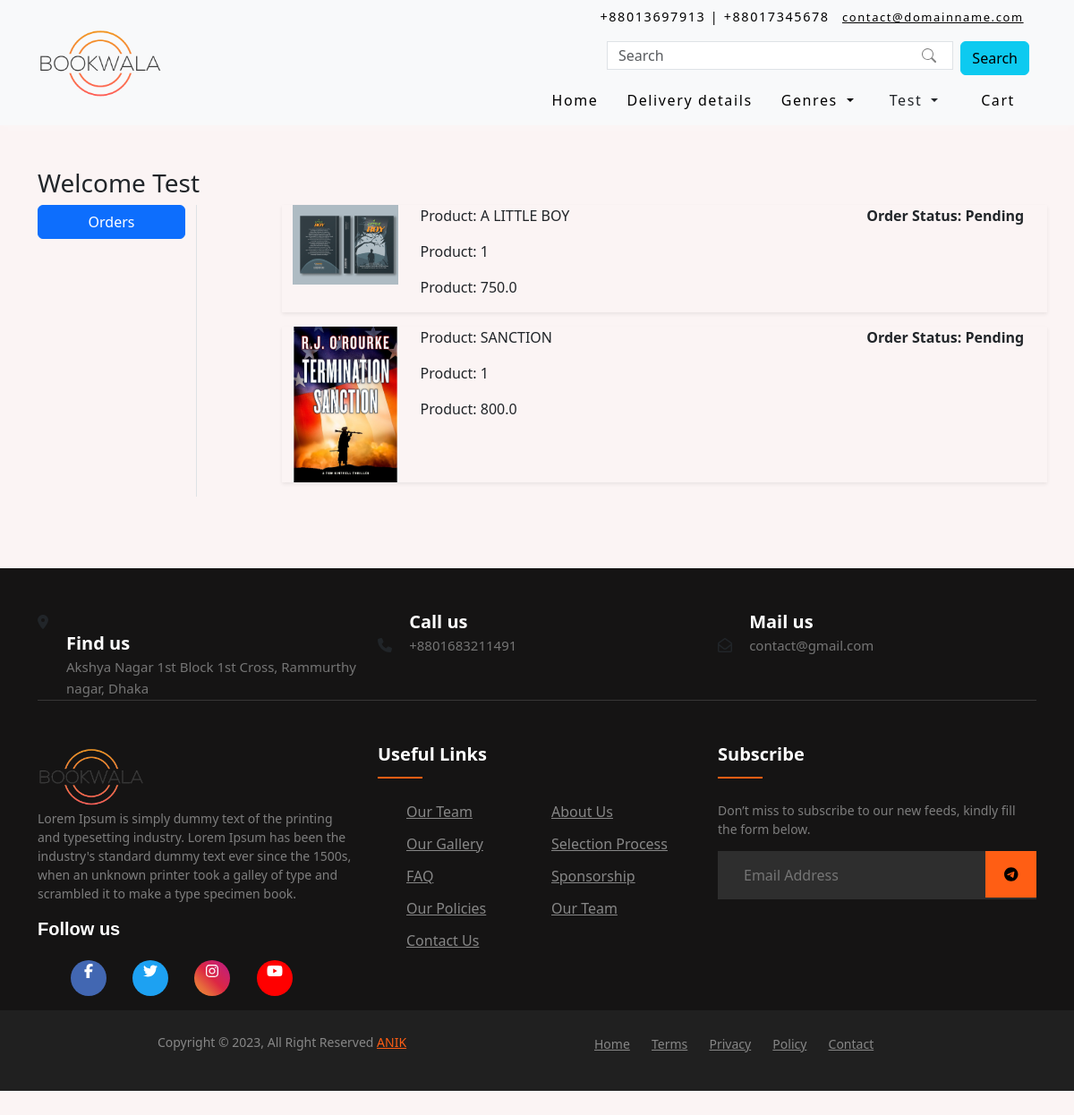
Page /orders/ (signed in) on the committed database.
### App1/models.py (models this page shows, shortened)
class OrderPlaced(models.Model):
    user = models.ForeignKey(User, on_delete=models.CASCADE)
    customer = models.ForeignKey(Customer, on_delete=models.CASCADE)
    product = models.ForeignKey(Product, on_delete=models.CASCADE)
    quantity = models.PositiveIntegerField(default=1)
    ordered_date = models.DateTimeField(auto_now_add=True)
    status = models.CharField(max_length=50, choices=STATUS_CHOICE, default='Pending')
    @property
    def total_cost(self):
        return self.quantity * self.product.discounted_price

class Product(models.Model):
    title = models.CharField(max_length=100)
    selling_price = models.FloatField()
    discounted_price = models.FloatField()
    description = models.TextField()
    brand = models.CharField(max_length=100)
    category = models.CharField(choices=CATEGORY_CHOICES,max_length=2)
    product_image = models.ImageField(upload_to='productimg')

### App1/views.py (the view)
# urls.py: path('orders/', views.orders, name='orders'),
@login_required
def orders(request):
 op = OrderPlaced.objects.filter(user=request.user)
 return render(request, 'App1/orders.html',{'order_placed':op})

### templates/App1/orders.html (shortened to what this page needs)
{% extends 'common_code/base.html' %}
{% load static %}
{% block main-content %}
<div class="container my-5">
    <div class="row">
        <h3>Welcome <span class="text-capitalize">{{request.user}}</span></h3>
        <div class="col-sm-2 border-end">
            <ul class="list-unstyled">
                <li class="d-grid"><a href="{% url 'orders' %}" class="btn btn-primary">Orders</a></li>
            </ul>
        </div>
        <div class="col-sm-9 offset-sm-1">
            {% for op in order_placed %}
            <div class="row shadow-sm mb-3">
                <div class="col-sm-2">
                    <img src="{{op.product.product_image.url}}" alt="" srcset="" class="img-fluid" height="150"
                        width="150">
                </div>
                <div class="col-sm-7">
                    <p>Product: {{op.product.title}}</p>
                    <p>Product: {{op.quantity}}</p>
                    <p>Product: {{op.total_cost}}</p>
                </div>
                <div class="col-sm-3 fw-bold">
                    <p>Order Status: {{op.status}}</p>
                </div>
            </div>
            {% endfor %}
        </div>
    </div>
</div>
{% endblock main-content %}

### templates/common_code/base.html (shortened to what this page needs)
<!DOCTYPE html>
{% load static %}
<html lang="en">
<head>
    <link rel="stylesheet" href="{% static 'css/bootstrap.min.css' %}">
    <link rel="stylesheet" href="{% static 'css/baseCustom.css' %}">
    <link rel="stylesheet" href="{% static 'css/owl.carousel.min.css' %}">
    <link rel="stylesheet" href="{% static 'css/all.min.css' %}">
    <link rel="stylesheet" href="{% static 'css/style.css' %}">
    <link rel="stylesheet" href="{% static 'css/footer.css' %}">
</head>
<body>
    <nav class="navbar navbar-expand-md bg-body-tertiary">
        <div class="container-xl">
          <a class="navbar-brand" href="/">
            <img src="{% static 'images/logo/bookwala.png' %}" alt="">
          </a>
          <div class="collapse navbar-collapse" id="navbarSupportedContent">
            <ul class="navbar-nav ms-auto mb-2 mb-lg-0">
              <li class="nav-item">
                <a class="nav-link active" aria-current="page" href="/">Home</a>
              </li>
              <li class="nav-item">
                <a class="nav-link active" aria-current="page" href="/orders">Delivery details</a>
              </li>
              <li class="nav-item dropdown">
                <a class="nav-link dropdown-toggle" href="#" role="button" data-bs-toggle="dropdown" aria-expanded="false">
                  Genres
                </a>
              </li>
              <div>
                <ul class="navbar-nav ms-auto mb-2 mb-lg-0">
                  {% if request.user.is_authenticated %}
                  <li class="nav-item dropdown mx-2">
                      <a class="nav-link dropdown-toggle text-dark" href="#" id="profileDropdown" role="button"
                          data-bs-toggle="dropdown" aria-expanded="false">
                          {{request.user.username|capfirst}}
                      </a>
                  </li>
                  <li class="nav-item mx-2">
                      <a href="{% url 'showcart' %}" class="nav-link"> Cart </a>
                  </li>
                  {% endif %}
                </ul>
              </div>
            </ul>
            <div class="search-and-icons">
              <form class="d-flex mb-2 me-2" action="{% url 'search' %}"   method="GET" role="search">
                <input class="form-control me-2"  name="quary" type="search" placeholder="Search" aria-label="Search">
                <button class="btn btn-info" type="submit">Search</button>
              </form>
            </div>
            <div class="contact-info d-md-flex text-dark">
              <p>+88013697913 | +88017345678 </p>
              <p><a href="mailto:">contact@domainname.com</a></p>
            </div>
          </div>
        </div>
      </nav>
    {% block main-content %} {% endblock main-content %}
     <footer class="footer-section">
      <div class="container">
          <div class="footer-cta pt-5 ">
              <div class="row">
                  <div class="col-xl-4 col-md-4 mb-30">
                      <div class="single-cta">
                          <i class="fas fa-map-marker-alt"></i>
                          <div class="cta-text">
                              <h4>Find us</h4>
                              <span>Akshya Nagar 1st Block 1st Cross, Rammurthy nagar, Dhaka </span>
                          </div>
                      </div>
                  </div>
                  <div class="col-xl-4 col-md-4 mb-30">
                      <div class="single-cta">
                          <i class="fas fa-phone"></i>
                          <div class="cta-text">
                              <h4>Call us</h4>
                              <span>+8801683211491</span>
                          </div>
                      </div>
                  </div>
                  <div class="col-xl-4 col-md-4 mb-30">
                      <div class="single-cta">
                          <i class="far fa-envelope-open"></i>
                          <div class="cta-text">
                              <h4>Mail us</h4>
                              <span>contact@gmail.com</span>
                          </div>
                      </div>
                  </div>
              </div>
          </div>
          <div class="footer-content pt-5 pb-1">
              <div class="row">
                  <div class="col-xl-4 col-lg-4 mb-50">
                      <div class="footer-widget">
                          <div class="footer-logo">
                              <a href="/"><img src="{% static 'images/logo/bookwala.png' %}" class="img-fluid" alt="logo"></a>
                          </div>
                          <div class="footer-text">
                              <p>Lorem Ipsum is simply dummy text of the printing and typesetting industry. Lorem Ipsum has been the industry's standard dummy text ever since the 1500s, when an unknown printer took a galley of type and scrambled it to make a type specimen book. </p>
                          </div>
                          <div class="footer-social-icon">
                              <span>Follow us</span>
                              <ul class="social_icon">
                                <li><a href="#"><i class="fa-brands fa-facebook-f"></i></a></li>
                                <li><a href="#"><i class="fa-brands fa-twitter"></i></a></li>
                                <li><a href="#"><i class="fa-brands fa-instagram"></i></a></li>
                                <li><a href="#"><i class="fa-brands fa-youtube"></i></a></li>
                            </ul>
                          </div>
                      </div>
                  </div>
                  <div class="col-xl-4 col-lg-4 col-md-6 mb-30">
                      <div class="footer-widget">
                          <div class="footer-widget-heading">
                              <h3>Useful Links</h3>
                          </div>
                          <ul>
                              <li><a href="#">Our Team</a></li>
                              <li><a href="#">About Us</a></li>
                              <li><a href="#">Our Gallery</a></li>
                              <li><a href="#">Selection Process</a></li>
                              <li><a href="#">FAQ</a></li>
                              <li><a href="#">Sponsorship</a></li>
                              <li><a href="#">Our Policies</a></li>
                              <li><a href="#">Our Team</a></li>
                              <li><a href="#">Contact us</a></li>
                          </ul>
                      </div>
                  </div>
                  <div class="col-xl-4 col-lg-4 col-md-6 mb-50">
                      <div class="footer-widget">
                          <div class="footer-widget-heading">
                              <h3>Subscribe</h3>
                          </div>
                          <div class="footer-text mb-25">
                              <p>Don’t miss to subscribe to our new feeds, kindly fill the form below.</p>
                          </div>
                          <div class="subscribe-form">
                              <form action="#">
                                  <input type="text" placeholder="Email Address">
                                  <button><i class="fab fa-telegram-plane"></i></button>
                              </form>
                          </div>
                      </div>
                  </div>
              </div>
          </div>
      </div>
      <div class="copyright-area">
          <div class="container">
              <div class="row">
                  <div class="col-xl-6 col-lg-6 text-center text-lg-left">
                      <div class="copyright-text">
                          <p>Copyright &copy; 2023, All Right Reserved <a href="#">ANIK</a></p>
                      </div>
                  </div>
                  <div class="col-xl-6 col-lg-6 d-none d-lg-block text-right">
                      <div class="footer-menu">
                          <ul>
                              <li><a href="/">Home</a></li>
                              <li><a href="#">Terms</a></li>
                              <li><a href="#">Privacy</a></li>
                              <li><a href="#">Policy</a></li>
                              <li><a href="#">Contact</a></li>
                          </ul>
                      </div>
                  </div>
              </div>
          </div>
      </div>
  </footer>
</body>
</html>

### static/css/baseCustom.css (style rules this page uses)
.navbar { box-shadow: 0 5px 5px rgba(255, 255, 255, 0.1); }
.navbar .navbar-brand img { max-width: 100px; }
.navbar .navbar-nav .nav-link { color: #000000; }
@media screen and (min-width: 1024px) { .navbar { letter-spacing: 0.1em; } }
@media screen and (min-width: 1024px) { .navbar .navbar-nav .nav-link { padding: 0.5em 1em; } }
@media screen and (min-width: 1024px) { .search-and-icons { width: 50%; } }
@media screen and (min-width: 1024px) { .search-and-icons form { flex: 1; } }
@media screen and (min-width: 768px) { .navbar .navbar-brand img { max-width: 7em; } }
@media screen and (min-width: 768px) { .navbar .navbar-collapse { display: flex; flex-direction: column-reverse; align-items: flex-end; } }
@media screen and (min-width: 768px) { .search-and-icons { display: flex; align-items: center; } }
.search-and-icons form input { border-radius: 0; height: 2em; }
.contact-info p, .contact-info a { font-size: 0.9em; padding-right: 1em; color: rgb(0, 0, 0); }
.contact-info a { padding-right: 0; }

### static/css/style.css (style rules this page uses)
html { position: relative; min-height: 100%; }
body { margin-bottom: 80px; background-color: rgb(248, 243, 243); }

### static/css/footer.css (style rules this page uses)
body { background-color: rgb(251, 244, 244); }
.footer-section { background: #151414; position: relative; margin-top: 80px; }
.footer-cta { border-bottom: 1px solid #373636; padding-bottom: 1px !important; }
.cta-text { padding-left: 15px; display: inline-block; }
.cta-text h4 { color: #fff; font-size: 20px; font-weight: 600; margin-bottom: 2px; }
.cta-text span { color: #757575; font-size: 15px; }
.footer-content { position: relative; z-index: 2; }
.footer-logo img { max-width: 120px; }
.footer-text p { margin-bottom: 14px; font-size: 14px; color: #7e7e7e; line-height: 21px; }
.footer-social-icon span { color: #fff; display: block; font-size: 20px; font-weight: 700; font-family: "Poppins", sans-serif; margin-bottom: 20px; }
.footer-social-icon a { color: #fff; font-size: 16px; margin-right: 15px; }
.footer-widget-heading h3 { color: #fff; font-size: 20px; font-weight: 600; margin-bottom: 40px; position: relative; }
.footer-widget-heading h3::before { content: ""; position: absolute; left: 0; bottom: -15px; height: 2px; width: 50px; background: #ff5e14; }
.footer-widget ul li { display: inline-block; float: left; width: 50%; margin-bottom: 12px; }
.footer-widget ul li a { color: #878787; text-transform: capitalize; }
.subscribe-form { position: relative; overflow: hidden; }
.subscribe-form input { width: 100%; padding: 14px 28px; background: #2e2e2e; border: 1px solid #2e2e2e; color: #fff; }
.subscribe-form button { position: absolute; right: 0; background: #ff5e14; padding: 13px 20px; border: 1px solid #ff5e14; top: 0; }
.copyright-area { background: #202020; padding: 25px 0; }
.copyright-text p { margin: 0; font-size: 14px; color: #878787; }
.copyright-text p a { color: #ff5e14; }
.footer-menu li { display: inline-block; margin-left: 20px; }
.footer-menu li a { font-size: 14px; color: #878787; }
.footer-cta .row .col-xl-4:nth-child(1) .single-cta .cta-text { padding-left: 32px; }
.footer-social-icon .social_icon { text-align: left; }
.footer-social-icon .social_icon li { float: inherit !important; display: inline-block !important; width: inherit; }
.footer-social-icon .social_icon li a { width: 40px; height: 40px; }
.social_icon { text-align: right; margin: 0; margin-top: 3px; }
.social_icon li { display: inline-block; margin: 0 5px; }
.social_icon li a { display: inline-block; width: 25px; height: 25px; background: #fff; color: #000; text-align: center; border-radius: 100%; transition: 0.2s ease-in-out; }
.social_icon li:nth-child(1) a { background: #4267b2; color: #fff; }
.social_icon li:nth-child(2) a { background: #1da1f2; color: #fff; }
.social_icon li:nth-child(3) a { background: #f09433; background: -moz-linear-gradient( 45deg, #f09433 0%, #e6683c 25%, #dc2743 50%, #cc2366 75%, #bc1888 100% ); background: -webkit-linear-gradient( 45deg, #f09433 0%, #e6683c 25%, #dc2743 50%, #cc2366 75%, #bc1888 100% ); background: linear-gradient( 45deg, #f09433 0%, #e6683c 25%, #dc2743 50%, #cc2366 75%, #bc1888 100% ); filter: progid:DXImageTransform.Microsoft.gradient( startColorstr='#f09433', endColorstr='#bc1888',GradientType=1 ); color: #fff; }
.social_icon li:nth-child(4) a { background: #ff0000; color: #fff; }

### rows in the picture
OrderPlaced: product.product_image (picture), product "A LITTLE BOY", quantity "1", total_cost "750.0", status "Pending"
OrderPlaced: product.product_image (picture), product "SANCTION", quantity "1", total_cost "800.0", status "Pending"

### other values in the picture
{{ request.user.username|capfirst }} "Test"
{{ request.user }} "Test"
